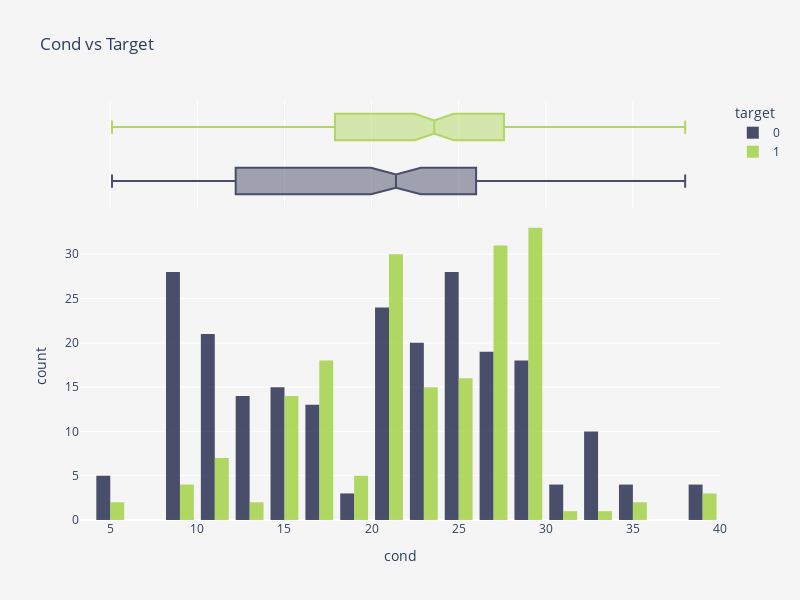

Source (notebook cell):
### Markdown cell above
<p style="font-size:20px; font-family:JetBrains Mono; color:#3E3F4C; border-bottom: 3px solid #9ACD32">Notes 📜</p>
<blockquote style="margin-right:auto; margin-left:auto; background-color:#fffaf6; padding: 15px; border-radius: 10px 10px">
    <ul style="font-size:16px; font-family:JetBrains Mono; color:#3E3F4C; margin-right: 10px; margin-top: 2px; margin-bottom: 2px">
        <li>In the case of <code>osmo</code>, the issue is similar to the <code>gravity</code>, i.e. the higher the <code>osmo</code>, the higher chance of kidney stone presence.</li>
    </ul>
</blockquote>

### Code cell
fig = px.histogram(
    train,
    x="cond",
    color="target",
    color_discrete_sequence=["#0f173b", "#9acd32"],
    marginal="box",
    barmode="group",
    hover_data=train.columns,
    height=600,
    width=800,
    title="Cond vs Target",
)
fig.update_layout(
    plot_bgcolor=BACKGROUND_COLOR,
    paper_bgcolor=BACKGROUND_COLOR,
    bargap=0.2,
)
fig.update_traces(opacity=0.75)
fig.show()

### Figure 1 — Plotly figure (JSON) as saved in the notebook; plotly's stock layout.template omitted (floating-point values rounded to 4 significant figures; data arrays with more than 128 entries replaced by an {"elided": "..."} marker saying what was removed)
{"data": [{"alignmentgroup": "True", "bingroup": "x", "hovertemplate": "target=0<br>cond=%{x}<br>count=%{y}<extra></extra>", "legendgroup": "0", "marker": {"color": "#0f173b", "pattern": {"shape": ""}}, "name": "0", "offsetgroup": "0", "opacity": 0.75, "orientation": "v", "showlegend": true, "type": "histogram", "x": {"elided": "230 float values"}, "xaxis": "x", "yaxis": "y"}, {"alignmentgroup": "True", "customdata": {"elided": "230x6 float values"}, "hovertemplate": "target=%{customdata[5]}<br>cond=%{x}<br>gravity=%{customdata[0]}<br>ph=%{customdata[1]}<br>osmo=%{customdata[2]}<br>urea=%{customdata[3]}<br>calc=%{customdata[4]}<extra></extra>", "legendgroup": "0", "marker": {"color": "#0f173b"}, "name": "0", "notched": true, "offsetgroup": "0", "opacity": 0.75, "showlegend": false, "type": "box", "x": {"elided": "230 float values"}, "xaxis": "x2", "yaxis": "y2"}, {"alignmentgroup": "True", "bingroup": "x", "hovertemplate": "target=1<br>cond=%{x}<br>count=%{y}<extra></extra>", "legendgroup": "1", "marker": {"color": "yellowgreen", "pattern": {"shape": ""}}, "name": "1", "offsetgroup": "1", "opacity": 0.75, "orientation": "v", "showlegend": true, "type": "histogram", "x": {"elided": "184 float values"}, "xaxis": "x", "yaxis": "y"}, {"alignmentgroup": "True", "customdata": {"elided": "184x6 float values"}, "hovertemplate": "target=%{customdata[5]}<br>cond=%{x}<br>gravity=%{customdata[0]}<br>ph=%{customdata[1]}<br>osmo=%{customdata[2]}<br>urea=%{customdata[3]}<br>calc=%{customdata[4]}<extra></extra>", "legendgroup": "1", "marker": {"color": "yellowgreen"}, "name": "1", "notched": true, "offsetgroup": "1", "opacity": 0.75, "showlegend": false, "type": "box", "x": {"elided": "184 float values"}, "xaxis": "x2", "yaxis": "y2"}], "layout": {"bargap": 0.2, "barmode": "group", "height": 600, "legend": {"title": {"text": "target"}, "tracegroupgap": 0}, "paper_bgcolor": "#F6F5F5", "plot_bgcolor": "#F6F5F5", "title": {"text": "Cond vs Target"}, "width": 800, "xaxis": {"anchor": "y", "domain": [0, 1], "title": {"text": "cond"}}, "xaxis2": {"anchor": "y2", "domain": [0, 1], "matches": "x", "showgrid": true, "showticklabels": false}, "yaxis": {"anchor": "x", "domain": [0, 0.7326], "title": {"text": "count"}}, "yaxis2": {"anchor": "x2", "domain": [0.7426, 1], "matches": "y2", "showgrid": false, "showline": false, "showticklabels": false, "ticks": ""}}}
